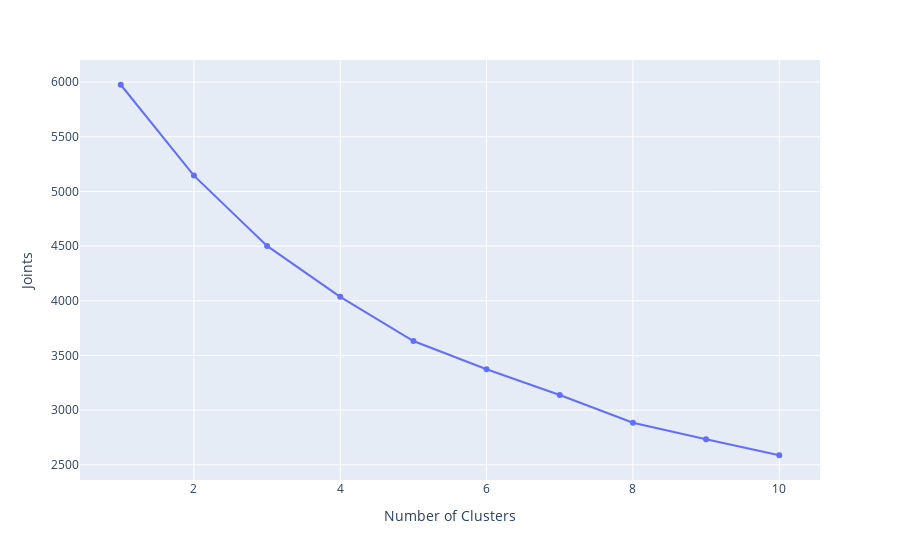

The notebook cell saved with this chart:
### Code cell
plot_elbow(x_stan)

### Figure 1 — Plotly figure (JSON) as saved in the notebook; plotly's stock layout.template omitted (floating-point values rounded to 4 significant figures)
{"data": [{"hovertemplate": "Number of Clusters=%{x}<br>Joints=%{y}<extra></extra>", "legendgroup": "", "line": {"color": "#636efa", "dash": "solid"}, "marker": {"symbol": "circle"}, "mode": "lines+markers", "name": "", "orientation": "v", "showlegend": false, "type": "scatter", "x": [1, 2, 3, 4, 5, 6, 7, 8, 9, 10], "xaxis": "x", "y": [5976, 5145.0, 4502.0, 4037.0, 3632.0, 3374.0, 3138.0, 2885.0, 2735.0, 2587.0], "yaxis": "y"}], "layout": {"legend": {"tracegroupgap": 0}, "margin": {"t": 60}, "xaxis": {"anchor": "y", "domain": [0, 1], "title": {"text": "Number of Clusters"}}, "yaxis": {"anchor": "x", "domain": [0, 1], "title": {"text": "Joints"}}}}
